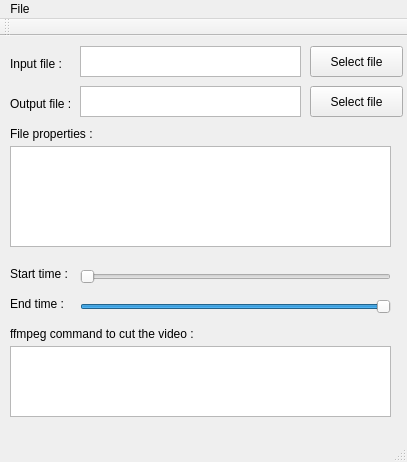
<?xml version="1.0" encoding="UTF-8"?>
<ui version="4.0">
 <class>MainWindow</class>
 <widget class="QMainWindow" name="MainWindow">
  <property name="geometry">
   <rect>
    <x>0</x>
    <y>0</y>
    <width>407</width>
    <height>462</height>
   </rect>
  </property>
  <property name="windowTitle">
   <string>MainWindow</string>
  </property>
  <widget class="QWidget" name="centralWidget">
   <widget class="QLabel" name="label">
    <property name="geometry">
     <rect>
      <x>10</x>
      <y>20</y>
      <width>71</width>
      <height>16</height>
     </rect>
    </property>
    <property name="text">
     <string>Input file :</string>
    </property>
   </widget>
   <widget class="QLabel" name="label_2">
    <property name="geometry">
     <rect>
      <x>10</x>
      <y>60</y>
      <width>71</width>
      <height>16</height>
     </rect>
    </property>
    <property name="text">
     <string>Output file :</string>
    </property>
   </widget>
   <widget class="QTextEdit" name="textEdit">
    <property name="geometry">
     <rect>
      <x>80</x>
      <y>10</y>
      <width>221</width>
      <height>31</height>
     </rect>
    </property>
   </widget>
   <widget class="QTextEdit" name="textEdit_2">
    <property name="geometry">
     <rect>
      <x>80</x>
      <y>50</y>
      <width>221</width>
      <height>31</height>
     </rect>
    </property>
   </widget>
   <widget class="QPushButton" name="pushButton">
    <property name="geometry">
     <rect>
      <x>310</x>
      <y>10</y>
      <width>93</width>
      <height>31</height>
     </rect>
    </property>
    <property name="text">
     <string>Select file</string>
    </property>
   </widget>
   <widget class="QPushButton" name="pushButton_2">
    <property name="geometry">
     <rect>
      <x>310</x>
      <y>50</y>
      <width>93</width>
      <height>31</height>
     </rect>
    </property>
    <property name="text">
     <string>Select file</string>
    </property>
   </widget>
   <widget class="QTextBrowser" name="textBrowser">
    <property name="geometry">
     <rect>
      <x>10</x>
      <y>110</y>
      <width>381</width>
      <height>101</height>
     </rect>
    </property>
    <property name="html">
     <string>&lt;!DOCTYPE HTML PUBLIC &quot;-//W3C//DTD HTML 4.0//EN&quot; &quot;http://www.w3.org/TR/REC-html40/strict.dtd&quot;&gt;
&lt;html&gt;&lt;head&gt;&lt;meta name=&quot;qrichtext&quot; content=&quot;1&quot; /&gt;&lt;style type=&quot;text/css&quot;&gt;
p, li { white-space: pre-wrap; }
&lt;/style&gt;&lt;/head&gt;&lt;body style=&quot; font-family:'MS Shell Dlg 2'; font-size:7.8pt; font-weight:400; font-style:normal;&quot;&gt;
&lt;p style=&quot;-qt-paragraph-type:empty; margin-top:0px; margin-bottom:0px; margin-left:0px; margin-right:0px; -qt-block-indent:0; text-indent:0px;&quot;&gt;&lt;br /&gt;&lt;/p&gt;&lt;/body&gt;&lt;/html&gt;</string>
    </property>
   </widget>
   <widget class="QLabel" name="label_3">
    <property name="geometry">
     <rect>
      <x>10</x>
      <y>260</y>
      <width>71</width>
      <height>16</height>
     </rect>
    </property>
    <property name="text">
     <string>End time :</string>
    </property>
   </widget>
   <widget class="QLabel" name="label_4">
    <property name="geometry">
     <rect>
      <x>10</x>
      <y>230</y>
      <width>71</width>
      <height>16</height>
     </rect>
    </property>
    <property name="text">
     <string>Start time :</string>
    </property>
   </widget>
   <widget class="QTextBrowser" name="textBrowser_2">
    <property name="geometry">
     <rect>
      <x>10</x>
      <y>310</y>
      <width>381</width>
      <height>71</height>
     </rect>
    </property>
   </widget>
   <widget class="QLabel" name="label_5">
    <property name="geometry">
     <rect>
      <x>10</x>
      <y>90</y>
      <width>101</width>
      <height>16</height>
     </rect>
    </property>
    <property name="text">
     <string>File properties :</string>
    </property>
   </widget>
   <widget class="QLabel" name="label_6">
    <property name="geometry">
     <rect>
      <x>10</x>
      <y>290</y>
      <width>221</width>
      <height>16</height>
     </rect>
    </property>
    <property name="text">
     <string>ffmpeg command to cut the video :</string>
    </property>
   </widget>
   <widget class="QSlider" name="horizontalSlider">
    <property name="geometry">
     <rect>
      <x>80</x>
      <y>230</y>
      <width>311</width>
      <height>22</height>
     </rect>
    </property>
    <property name="orientation">
     <enum>Qt::Horizontal</enum>
    </property>
   </widget>
   <widget class="QSlider" name="horizontalSlider_2">
    <property name="geometry">
     <rect>
      <x>80</x>
      <y>260</y>
      <width>311</width>
      <height>22</height>
     </rect>
    </property>
    <property name="value">
     <number>99</number>
    </property>
    <property name="orientation">
     <enum>Qt::Horizontal</enum>
    </property>
   </widget>
  </widget>
  <widget class="QMenuBar" name="menuBar">
   <property name="geometry">
    <rect>
     <x>0</x>
     <y>0</y>
     <width>407</width>
     <height>26</height>
    </rect>
   </property>
   <widget class="QMenu" name="menuFile">
    <property name="title">
     <string>File</string>
    </property>
    <addaction name="actionQuit"/>
   </widget>
   <addaction name="menuFile"/>
  </widget>
  <widget class="QToolBar" name="mainToolBar">
   <attribute name="toolBarArea">
    <enum>TopToolBarArea</enum>
   </attribute>
   <attribute name="toolBarBreak">
    <bool>false</bool>
   </attribute>
  </widget>
  <widget class="QStatusBar" name="statusBar"/>
  <action name="actionQuit">
   <property name="text">
    <string>Quit</string>
   </property>
   <property name="shortcut">
    <string>Alt+Q</string>
   </property>
  </action>
 </widget>
 <layoutdefault spacing="6" margin="11"/>
 <resources/>
 <connections/>
</ui>
